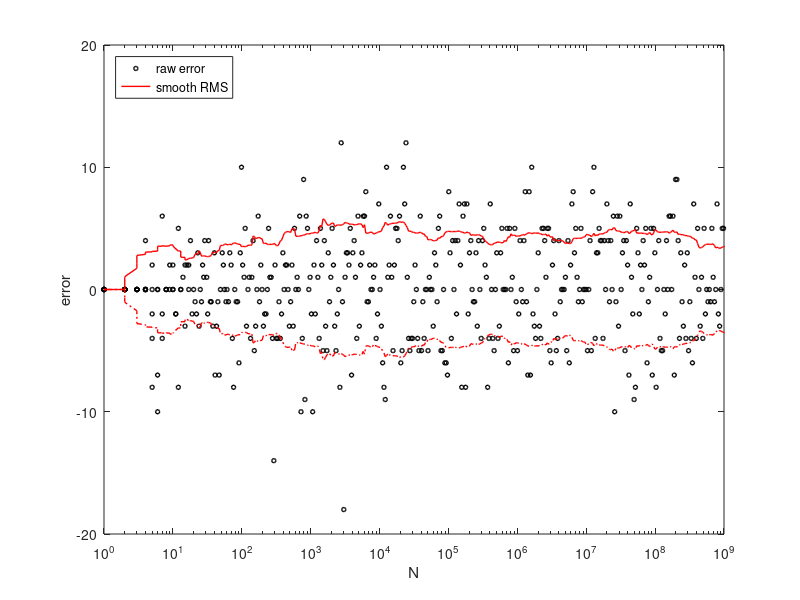
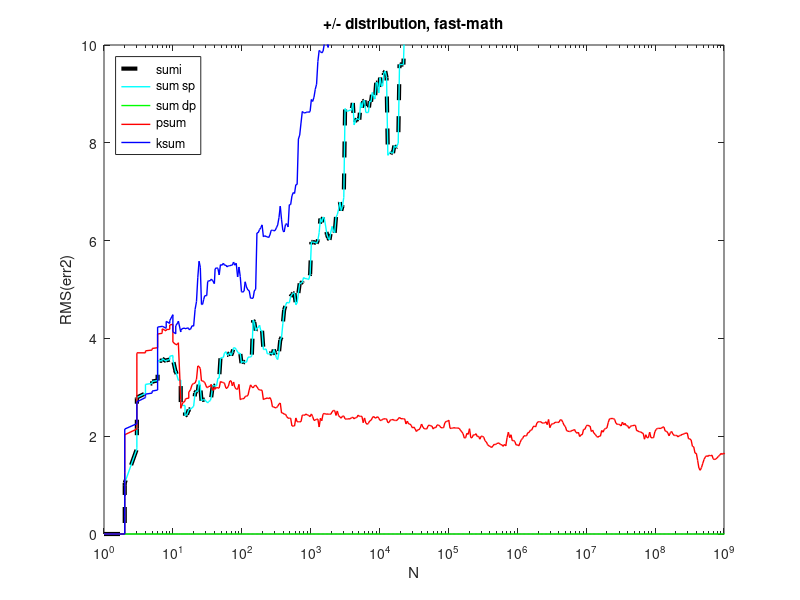
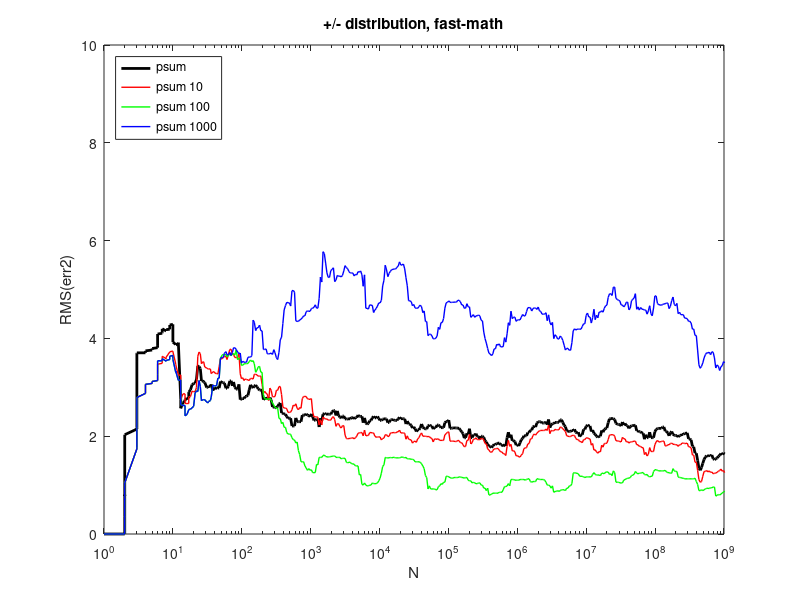
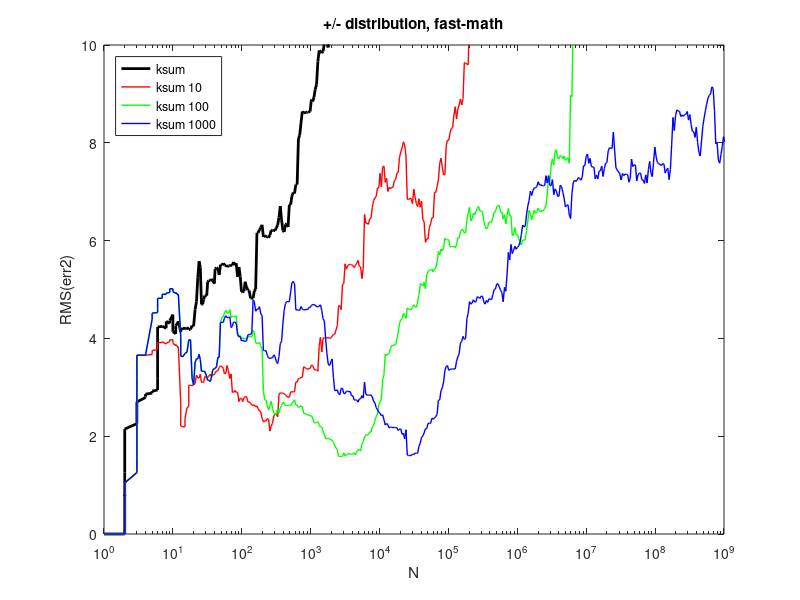

These figures' MATLAB source, in order:
isFAST = true;



if isFAST 
  a = dlmread("sums_bench_files/bench_fast_2.txt");
  ftitle = ", fast-math";
  fsuffix = "_fast";
else
  a = dlmread("sums_bench_files/bench_2.txt");
  ftitle = ""
  fsuffix = "";
endif

ntest = sum(a(:,1) == 1)
np = size(a,1) / ntest

b = reshape(a,ntest,np,[]);

nbel = b(:,1,2);
sumi = movmean(b(:,:,3).^2,33).^0.5;
sum0 = movmean(b(:,:,4).^2,33).^0.5;
sum1 = movmean(b(:,:,5).^2,33).^0.5;
psum = movmean(b(:,:,6).^2,33).^0.5;
psum10 = movmean(b(:,:,7).^2,33).^0.5;
psum100 = movmean(b(:,:,8).^2,33).^0.5;
psum1000 = movmean(b(:,:,9).^2,33,1).^0.5;
ksum = movmean(b(:,:,10).^2,33).^0.5;
ksum10 = movmean(b(:,:,11).^2,33).^0.5;
ksum100 = movmean(b(:,:,12).^2,33).^0.5;
ksum1000 = movmean(b(:,:,13).^2,33).^0.5;

set(0, 'DefaultLineLineWidth', 1);


h = figure(10)
semilogx  (nbel,b(:,1,9),'ok','markersize',3, ...
           nbel,psum1000(:,1),'r', ...
           nbel,-psum1000(:,1),'-.r')
axis([1 1e9 -20 20]);
xlabel('N'); ylabel("error"); %title("xxx");
legend('raw error','smooth RMS', ...
       'location','northwest') 
print(['sums_bench_files/fig10' fsuffix '.png'],'-dpng','-S700,400');

h = figure(11)
semilogx  (nbel,sumi(:,1),'k--','linewidth',3, ...
           nbel,sum0(:,1),'c', ...
           nbel,sum1(:,1),'g', ...
           nbel,psum(:,1),'r', ...
           nbel,ksum(:,1),'b')
axis([1 1e9 0 10]);
xlabel('N'); ylabel("RMS(err2)"); title(["+/- distribution" ftitle]);
legend('sumi','sum sp','sum dp','psum','ksum', ...
       'location','northwest') 
print(['sums_bench_files/fig11' fsuffix '.png'],'-dpng','-S700,400');


h = figure(12)
semilogx  (nbel,psum(:,1),'k','linewidth',2, ...
           nbel,psum10(:,1),'r', ...
           nbel,psum100(:,1),'g', ...
           nbel,psum1000(:,1),'b')
axis([1 1e9 0 10]);
xlabel('N'); ylabel("RMS(err2)"); title(["+/- distribution" ftitle]);
legend('psum','psum 10','psum 100','psum 1000', ...
       'location','northwest') 
print(['sums_bench_files/fig12' fsuffix '.png'],'-dpng','-S700,400');


h = figure(13)
semilogx  (nbel,ksum(:,1),'k','linewidth',2, ...
           nbel,ksum10(:,1),'r', ...
           nbel,ksum100(:,1),'g', ...
           nbel,ksum1000(:,1),'b')
axis([1 1e9 0 10]);
xlabel('N'); ylabel("RMS(err2)"); title(["+/- distribution" ftitle]);
legend('ksum','ksum 10','ksum 100','ksum 1000', ...
       'location','northwest') 
print(['sums_bench_files/fig13' fsuffix '.png'],'-dpng','-S700,400');



h = figure(14)
semilogx  (nbel,sumi(:,2),'k--','linewidth',3, ...
           nbel,sum0(:,2),'c', ...
           nbel,sum1(:,2),'g', ...
           nbel,psum(:,2),'r', ...
           nbel,ksum(:,2),'b')
axis([1 1e9 0 10]);
xlabel('N'); ylabel("RMS(err2)"); title(["+++ distribution" ftitle]);
legend('sumi','sum sp','sum dp','psum','ksum', ...
       'location','northwest') 
print(['sums_bench_files/fig14' fsuffix '.png'],'-dpng','-S700,400');


h = figure(15)
semilogx  (nbel,psum(:,2),'k','linewidth',2, ...
           nbel,psum10(:,2),'r', ...
           nbel,psum100(:,2),'g', ...
           nbel,psum1000(:,2),'b')
axis([1 1e9 0 10]);
xlabel('N'); ylabel("RMS(err2)"); title(["+++ distribution" ftitle]);
legend('psum','psum 10','psum 100','psum 1000', ...
       'location','northwest') 
print(['sums_bench_files/fig15' fsuffix '.png'],'-dpng','-S700,400');


h = figure(16)
semilogx  (nbel,ksum(:,2),'k','linewidth',2, ...
           nbel,ksum10(:,2),'r', ...
           nbel,ksum100(:,2),'g', ...
           nbel,ksum1000(:,2),'b')
axis([1 1e9 0 10]);
xlabel('N'); ylabel("RMS(err2)"); title(["+++ distribution" ftitle]);
legend('ksum','ksum 10','ksum 100','ksum 1000', ...
       'location','northwest') 
print(['sums_bench_files/fig16' fsuffix '.png'],'-dpng','-S700,400');
